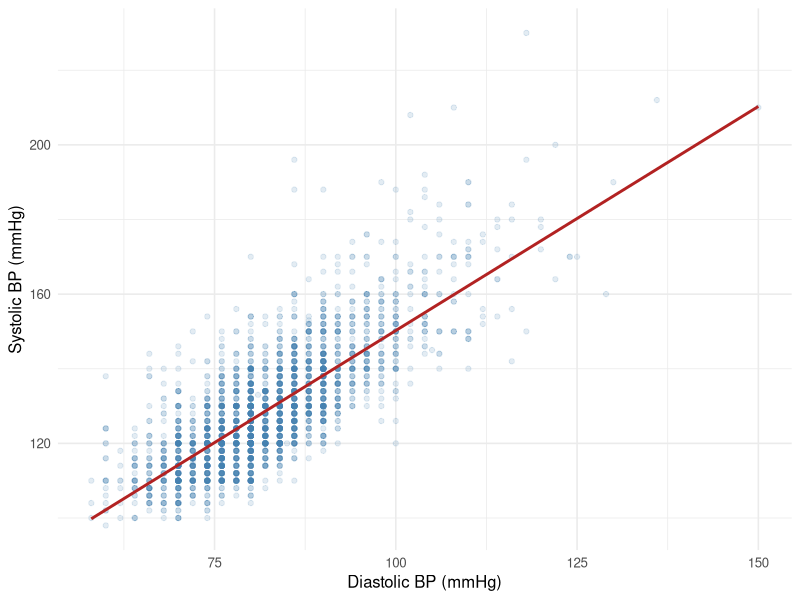
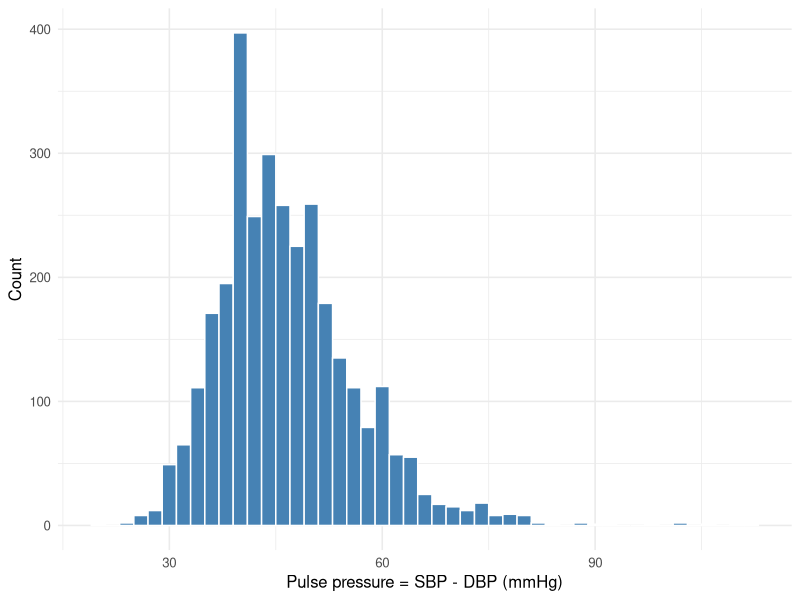
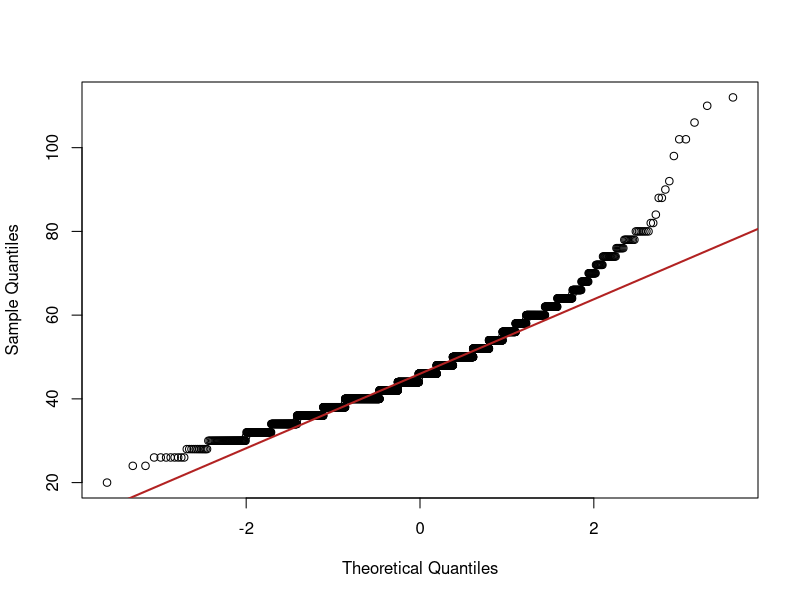

Source code (R) for these figures, in order:
## ---- chunk 1
knitr::opts_knit$set(root.dir = "D:/Epi Biostat with R/Biostat_with_R/")
## ---- chunk 2
#| label: setup
#| include: false
library(readxl)
library(ggplot2)
library(knitr)
library(car)

options(digits = 4)
wcgs <- readxl::read_excel("Section2/Categorical data analysis/Datasets/wcgs.xls")
wcgs$dibpat <- factor(wcgs$dibpat, levels = c("Type A", "Type B"))
wcgs$chd69  <- factor(wcgs$chd69,  levels = c("No", "Yes"))
## ---- chunk 3
#| label: sbp-dbp-cor
cor.test(wcgs$sbp, wcgs$dbp)
## ---- chunk 4
#| label: fig-sbp-dbp-scatter
#| fig-cap: "Systolic vs. diastolic blood pressure, same subject, same visit — the visible positive association is exactly why these two measurements should be analysed as a paired sample."
ggplot(wcgs, aes(x = dbp, y = sbp)) +
  geom_point(alpha = 0.15, colour = "steelblue") +
  geom_smooth(method = "lm", se = FALSE, colour = "firebrick") +
  labs(x = "Diastolic BP (mmHg)", y = "Systolic BP (mmHg)") +
  theme_minimal(base_size = 12)
## ---- chunk 5
#| label: paired-manual-sample
#| echo: false
set.seed(444)
sub <- as.data.frame(wcgs[sample(nrow(wcgs), 10), c("id", "sbp", "dbp")])
sub$d <- sub$sbp - sub$dbp
kable(sub, caption = "Random subsample (n = 10) with paired sbp, dbp, and difference d = sbp - dbp (pulse pressure)")
## ---- chunk 6
#| label: paired-manual-dev
#| echo: false
n    <- nrow(sub)
dbar <- mean(sub$d)
dev  <- sub$d - dbar
dev2 <- dev^2
 
tab <- data.frame(id = sub$id, sbp = sub$sbp, dbp = sub$dbp, d = sub$d,
                   dev = dev, dev2 = dev2)
kable(tab, digits = 2,
      col.names = c("ID", "SBP", "DBP", "d", "d - dbar", "(d - dbar)^2"),
      caption = "Deviation table for the paired t-test")
## ---- chunk 7
#| label: paired-manual-sum-dev2
#| echo: false
sum_dev2 <- sum(dev2)
sum_dev2
## ---- chunk 8
#| label: paired-manual-sd
#| echo: false
sd_d <- sqrt(sum_dev2 / (n - 1))
se_d <- sd_d / sqrt(n)
data.frame(n = n, mean_d = dbar, sd_d = sd_d, se_d = se_d)
## ---- chunk 9
#| label: paired-manual-t
t_stat <- dbar / se_d
df_d   <- n - 1
p_val  <- 2 * pt(-abs(t_stat), df = df_d)
data.frame(t = t_stat, df = df_d, p_value = p_val)
## ---- chunk 10
#| label: paired-manual-ci
tcrit <- qt(0.975, df = df_d)
ci    <- dbar + c(-1, 1) * tcrit * se_d
data.frame(t_critical = tcrit, lower = ci[1], upper = ci[2])
## ---- chunk 11
#| label: paired-manual-verify
t.test(sub$sbp, sub$dbp, paired = TRUE)
t.test(sub$d, mu = 0)     # identical, confirming the one-sample-on-differences equivalence
## ---- chunk 12
#| label: wilcoxon-paired-manual-table
#| echo: false
absd <- abs(sub$d)
rk   <- rank(absd)
signed_rk <- ifelse(sub$d > 0, rk, -rk)
 
tabw <- data.frame(id = sub$id, d = sub$d, abs_d = absd, rank = rk, signed_rank = signed_rk)
kable(tabw, col.names = c("ID", "d", "$\\lvert d\\rvert$", "Rank of $\\lvert d\\rvert$", "Signed rank"),
      caption = "Ranking of absolute paired differences (n = 10)")
## ---- chunk 13
#| label: wilcoxon-paired-manual-sums
#| echo: false
Wpos <- sum(rk[sub$d > 0])
Wneg <- sum(rk[sub$d < 0])
data.frame(`W+` = Wpos, `W-` = Wneg, `sum (check)` = Wpos + Wneg,
           `expected n(n+1)/2` = n * (n + 1) / 2, check.names = FALSE)
## ---- chunk 14
#| label: wilcoxon-paired-manual-z
#| echo: false
mu_W    <- n * (n + 1) / 4
sigma_W <- sqrt(n * (n + 1) * (2 * n + 1) / 24)
W       <- min(Wpos, Wneg)
z_manual <- (W - mu_W) / sigma_W
p_manual <- 2 * pnorm(-abs(z_manual))
data.frame(mu_W, sigma_W, W, z = z_manual, p_value = p_manual)
## ---- chunk 15
#| label: wilcoxon-paired-manual-verify
wilcox.test(sub$sbp, sub$dbp, paired = TRUE)                  # default: continuity-corrected
wilcox.test(sub$sbp, sub$dbp, paired = TRUE, correct = FALSE) # matches the hand normal approximation
## ---- chunk 16
#| label: fig-pulse-pressure
#| fig-cap: "Distribution of pulse pressure (sbp - dbp) in the full WCGS cohort (n = 3,154)."
#| fig-subcap:
#|   - "Histogram of pulse pressure"
#|   - "Normal Q-Q plot of pulse pressure"
#| layout-ncol: 2
wcgs$pulse_pressure <- wcgs$sbp - wcgs$dbp
 
ggplot(wcgs, aes(x = pulse_pressure)) +
  geom_histogram(binwidth = 2, fill = "steelblue", colour = "white") +
  labs(x = "Pulse pressure = SBP - DBP (mmHg)", y = "Count") +
  theme_minimal(base_size = 12)
 
qqnorm(wcgs$pulse_pressure, main = "")
qqline(wcgs$pulse_pressure, col = "firebrick", lwd = 2)
## ---- chunk 17
#| label: full-shapiro-pp
shapiro.test(wcgs$pulse_pressure)
## ---- chunk 18
#| label: full-paired-t
t.test(wcgs$sbp, wcgs$dbp, paired = TRUE)
## ---- chunk 19
#| label: full-wilcoxon-pp
wilcox.test(wcgs$sbp, wcgs$dbp, paired = TRUE, conf.int = TRUE)
## ---- chunk 20
#| label: full-unpaired-wrong
t.test(wcgs$sbp, wcgs$dbp, paired = FALSE, var.equal = FALSE)
## ---- chunk 21
#| label: compare-se
se_paired   <- unname((t.test(wcgs$sbp, wcgs$dbp, paired = TRUE)$conf.int[2] -
                        t.test(wcgs$sbp, wcgs$dbp, paired = TRUE)$estimate) / qt(0.975, 3153))
se_unpaired <- unname(sd(wcgs$sbp)^2/length(wcgs$sbp) + sd(wcgs$dbp)^2/length(wcgs$dbp))
se_unpaired <- sqrt(se_unpaired)
data.frame(design = c("Paired (correct)", "Independent (incorrect)"),
           SE = c(se_paired, se_unpaired))
## ---- chunk 22
#| label: tbl-summary-paired
tt <- t.test(wcgs$sbp, wcgs$dbp, paired = TRUE)
wt <- wilcox.test(wcgs$sbp, wcgs$dbp, paired = TRUE, conf.int = TRUE)
 
results <- data.frame(
  Test = c("Paired t-test", "Wilcoxon signed-rank"),
  Estimate = c(unname(tt$estimate), unname(wt$estimate)),
  CI_lower = c(tt$conf.int[1], wt$conf.int[1]),
  CI_upper = c(tt$conf.int[2], wt$conf.int[2]),
  Statistic = c(unname(tt$statistic), unname(wt$statistic)),
  df_or_NA = c(unname(tt$parameter), NA),
  p_value = c(signif(tt$p.value, 3), signif(wt$p.value, 3))
)
kable(results, digits = 3,
      col.names = c("Test", "Estimate (mean or pseudomedian)", "95% CI lower", "95% CI upper",
                    "Statistic (t or V)", "df", "p-value"),
      caption = "Paired t-test vs. Wilcoxon signed-rank test for pulse pressure (sbp - dbp), full WCGS cohort")
